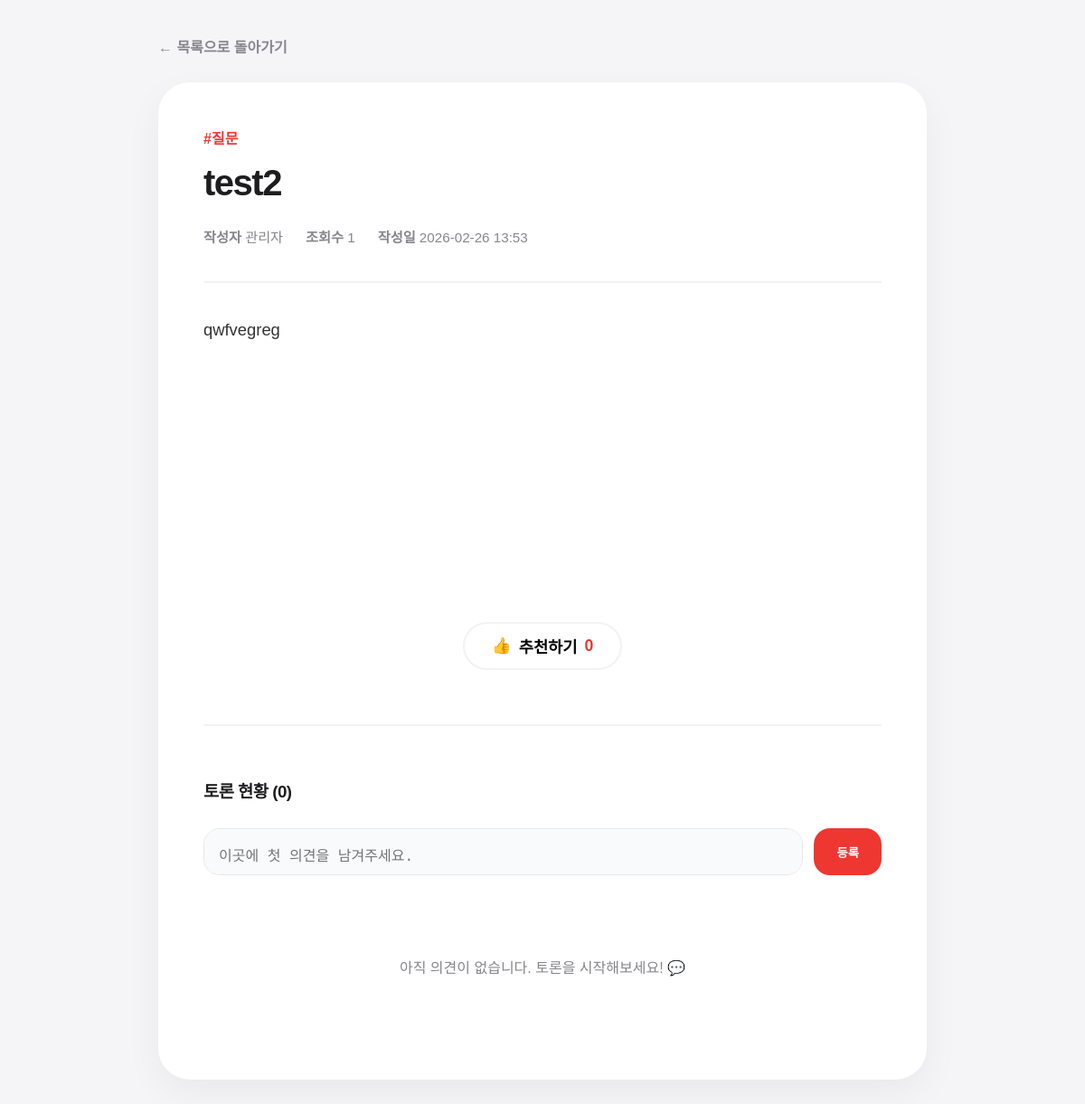
The page /community/post/2 (signed in) on the database its author committed.
### app.py (models this page shows)
class Post(db.Model):
    id = db.Column(db.Integer, primary_key=True)
    category = db.Column(db.String(20), default='일반')
    title = db.Column(db.String(100), nullable=False)
    content = db.Column(db.Text, nullable=False)
    author_id = db.Column(db.String(20), db.ForeignKey('user.username'), nullable=False)
    author_name = db.Column(db.String(20)) # 작성자 이름 스냅샷
    date_posted = db.Column(db.DateTime, default=datetime.utcnow)
    views = db.Column(db.Integer, default=0)
    likes = db.Column(db.Integer, default=0)
    comments = db.relationship('Comment', backref='post', lazy=True, cascade="all, delete-orphan")

### app.py (the view)
@app.route('/community/post/<int:post_id>')
def view_post(post_id):
    curr_user, response = require_login()
    if response:
        return response
    post = Post.query.get_or_404(post_id)
    post.views += 1
    db.session.commit()
    return render_template('post_view.html', post=post, user=curr_user)

### app.py (called while the page is built)
def current_user():
    username = session.get('user_id')
    if not username:
        return None
    return User.query.filter_by(username=username).first()

def require_login():
    user = current_user()
    if not user:
        return None, redirect(url_for('index'))
    if not user.is_active:
        session.pop('user_id', None)
        return None, "<script>alert('해당 계좌는 일시 정지 상태입니다.'); location.href='/';</script>"
    return user, None

### templates/post_view.html (shortened to what this page needs)
<!DOCTYPE html>
<html lang="ko">
<head>
</head>
<body>
    <div class="container">
        <a href="/community" class="btn-back">← 목록으로 돌아가기</a>
        <div class="post-card">
            <div class="post-header">
                <span class="post-category">#{{ post.category }}</span>
                <h1 class="post-title">{{ post.title }}</h1>
                <div class="post-info">
                    <span><strong>작성자</strong> {{ post.author_name }}</span>
                    <span><strong>조회수</strong> {{ post.views }}</span>
                    <span><strong>작성일</strong> {{ post.date_posted.strftime('%Y-%m-%d %H:%M') }}</span>
                </div>
            </div>
            <div class="post-content">{{ post.content }}</div>
            <div class="like-section">
                <button class="btn-like">
                    <span>👍</span> 추천하기 <span style="color: var(--main-red);">{{ post.likes if post.likes else 0 }}</span>
                </button>
            </div>
            <div class="comment-section">
                <h3 style="margin-bottom: 25px; letter-spacing: -0.5px;">토론 현황 ({{ post.comments|length }})</h3>
                <form action="/community/post/{{ post.id }}/comment" method="POST" class="comment-form">
                    <textarea name="content" class="comment-input" placeholder="이곳에 첫 의견을 남겨주세요." rows="1" required></textarea>
                    <button type="submit" class="btn-submit">등록</button>
                </form>
                <div class="comment-list">
                    {% for comment in post.comments if not comment.parent_id %}
                        <div style="border-bottom: 1px solid var(--border-color);">
                            {{ render_comment(comment) }}
                        </div>
                    {% else %}
                        <div style="text-align: center; padding: 60px 0; color: var(--apple-gray);">
                            아직 의견이 없습니다. 토론을 시작해보세요! 💬
                        </div>
                    {% endfor %}
                </div>
            </div>
        </div>
    </div>
</body>
</html>

### templates/post_view.html (style rules this page uses)
:root { --main-red: #ee3730; --bg-gray: #f5f5f7; --apple-gray: #86868b; --border-color: #f2f2f7; --reply-line: #e5e8eb; }
body { font-family: 'Pretendard', sans-serif; background: var(--bg-gray); margin: 0; padding: 40px 20px; color: #1d1d1f; line-height: 1.6; }
.container { max-width: 850px; margin: 0 auto; animation: fadeIn 0.5s ease-out; }
.post-card { background: white; padding: 50px; border-radius: 35px; box-shadow: 0 15px 40px rgba(0,0,0,0.05); position: relative; }
.post-header { border-bottom: 2px solid var(--border-color); padding-bottom: 35px; margin-bottom: 35px; }
.post-category { color: var(--main-red); font-weight: 800; font-size: 1rem; margin-bottom: 12px; display: block; }
.post-title { font-size: 2.5rem; font-weight: 800; margin: 0 0 25px 0; letter-spacing: -1.5px; line-height: 1.2; }
.post-info { color: var(--apple-gray); font-size: 0.95rem; display: flex; gap: 25px; }
.post-content { line-height: 1.9; font-size: 1.15rem; min-height: 300px; white-space: pre-wrap; color: #333; margin-bottom: 40px; }
.like-section { text-align: center; margin-bottom: 50px; }
.btn-like { background: white; border: 2px solid var(--border-color); padding: 12px 30px; border-radius: 50px; font-weight: 700; cursor: pointer; transition: 0.3s; display: inline-flex; align-items: center; gap: 8px; font-size: 1.1rem; }
.comment-section { margin-top: 60px; padding-top: 40px; border-top: 2px solid var(--border-color); }
.comment-form { display: flex; gap: 12px; margin-bottom: 30px; }
.comment-input { flex: 1; padding: 16px; border-radius: 18px; border: 1px solid #e5e8eb; background: #f9fafb; font-size: 1rem; resize: none; outline: none; transition: 0.3s; }
.btn-submit { background: var(--main-red); color: white; border: none; padding: 0 25px; border-radius: 18px; font-weight: 700; cursor: pointer; transition: 0.3s; }
.btn-back { display: inline-block; margin-bottom: 25px; text-decoration: none; color: var(--apple-gray); font-weight: 700; font-size: 1rem; transition: 0.3s; }

### rows shown on the page
Post: category "질문", title "test2", author_name "관리자", views "1", date_posted "2026-02-26 13:53", content "qwfvegreg", likes "0"

### other values the page prints
{{ post.comments|length }} "0"
